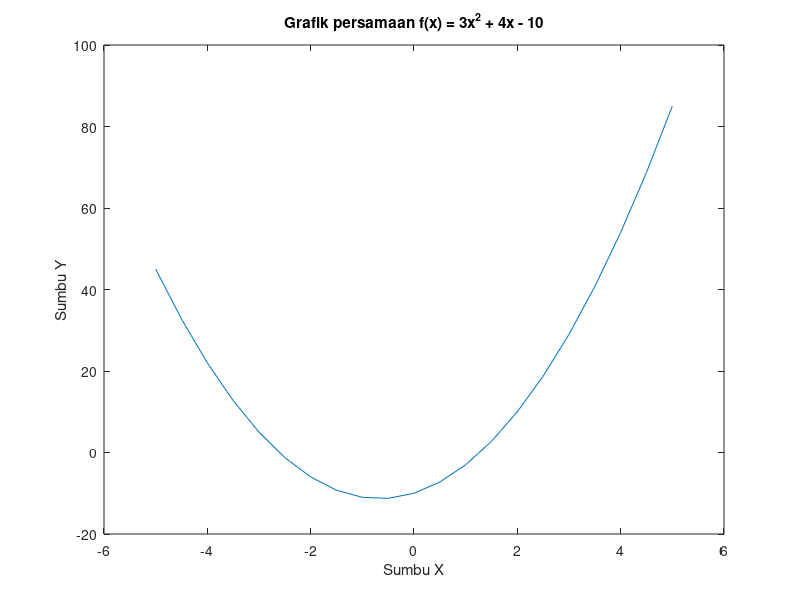

This chart was generated by the following MATLAB code:
x = -5:0.5:5;
y = 3.*x.^2 + 4.*x - 10;
plot(x,y);
xlabel('Sumbu X');
ylabel('Sumbu Y');
title('Grafik persamaan f(x) = 3x^2 + 4x - 10');
